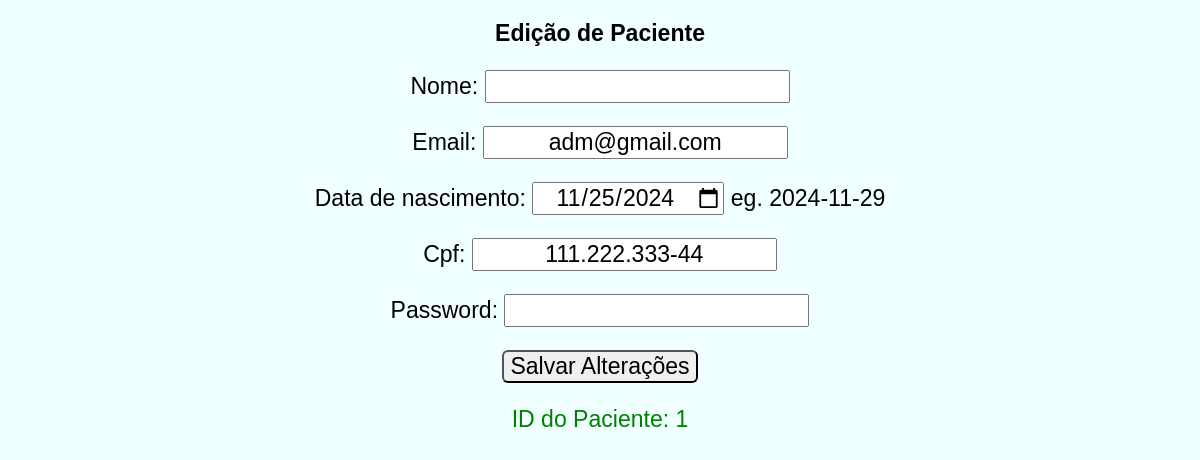
Screenshot of /portal_do_paciente/paciente/1/editar/ (signed in) with the database file from the repository.
### pacientes/models.py (models this page shows, shortened)
class Paciente(AbstractBaseUser, PermissionsMixin):
    id = models.AutoField(primary_key=True)
    nome = models.CharField(
        max_length=100,
        validators=[
            RegexValidator(
                regex='^[a-zA-Z\s]+$',
                message='O nome deve conter apenas letras e espaços.',
                code='invalid_name'
            )
        ]
    )
    email = models.EmailField(
        max_length=100,
        unique=True,
        blank=False,
        null=False
    )  # Email é obrigatório e validado
    data_de_nascimento = models.DateField(
        default=timezone.now,
        help_text=f'eg. {str(timezone.now().date())}'
    )
    cpf = models.CharField(
        max_length=14,
        unique=True,
        null=False,
        blank=False,
        validators=[
            MinLengthValidator(
                14,
                message='O CPF deve ter 14 dígitos .'
            )
        ]
    )
    password = models.CharField(
        max_length=25,
        unique=True,
        null=False,
        blank=False,
        validators=[
            MinLengthValidator(
                8,
                message='A senha deve ter pelo menos 8 dígitos.'
            )
        ]
    )
    is_staff = models.BooleanField(default=False)
    is_superuser = models.BooleanField(default=False)
    is_active = models.BooleanField(default=True)
    USERNAME_FIELD = 'cpf'  # Define o CPF como o campo de identificação principal
    REQUIRED_FIELDS = ['email', 'password']  # Email agora é opcional
    objects = PacienteManager()
    groups = models.ManyToManyField(
        'auth.Group',
        related_name='paciente_set',  # Nome exclusivo para o relacionamento do Paciente
        blank=True
    )
    user_permissions = models.ManyToManyField(
        'auth.Permission',
        related_name='paciente_permissions_set',  # Nome exclusivo para o relacionamento do Paciente
        blank=True
    )

### portal_do_paciente/views.py (the view)
# urls.py: path('paciente/<int:id>/editar/', views.editar_paciente, name='editar_paciente'),
@login_required
def editar_paciente(request, id):
    paciente = get_object_or_404(Paciente, id=id) # Usa get_object_or_404 para lidar com Paciente inexistente
    if request.method == 'POST':
        form = PacienteForm(request.POST, instance=paciente)
        if form.is_valid():
            paciente = form.save(commit=False)  # Cria o objeto Paciente, mas não salva ainda
            paciente.set_password(form.cleaned_data['password'])
            paciente.data_de_nascimento = form.cleaned_data['data_de_nascimento']
            paciente.is_staff = False
            paciente.is_superuser = False
            paciente.is_active = True
            paciente.save()
            return redirect('portal_do_paciente',id=id) # Redireciona para o portal do paciente
        else:
            contexto = {'form': form, 'paciente': paciente, 'erro': 'Formulário inválido. Verifique os campos.'}
            return render(request, 'editar_paciente.html', contexto) # Renderiza a mesma página com os erros
    else:
        form = PacienteForm(instance=paciente)
    context = {'form': form, 'paciente': paciente}
    return render(request, 'editar_paciente.html', context)

### pacientes/forms.py
class PacienteForm(forms.ModelForm):
    class Meta:
        model = Paciente
        fields = ['nome', 'email', 'data_de_nascimento', 'cpf', 'password']
        widgets = {
            'password': forms.PasswordInput(),
            'data_de_nascimento': forms.DateInput(
                format="%Y-%m-%d",
                attrs={'type': 'date'}
            ),
            'nome': forms.TextInput(attrs={'class': 'form-control'}),
            'email': forms.EmailInput(attrs={'class': 'form-control'}),
            'cpf': forms.TextInput(attrs={'class': 'form-control'}),
        }
        data_de_nascimento = forms.DateField(
        widget=forms.DateInput(
            format="%Y-%m-%d",
            attrs={'type': 'date'}
        ),
        input_formats=["%Y-%m-%d"],
        validators=[validate_future_date],
    )

### portal_do_paciente/templates/editar_paciente.html (shortened to what this page needs)
{% load static %}
<link rel="stylesheet" href="{% static 'css/style_editar.css' %}">
<h1>Edição de Paciente</h1>
<form method="post">
    {{ form.as_p }}
    <button type="submit">Salvar Alterações</button>
</form>
<p>ID do Paciente: {{ paciente.id }}</p>

### static/css/style_editar.css (style rules this page uses)
* { text-align: center; color:black; font-size: 1.2rem; font-family: sans-serif; }
h1 { margin: 20px; }
button { border-radius: 6px; }
p { color:green }

### rows the page displays
Paciente: email "adm@gmail.com", data_de_nascimento "11/25/2024", cpf "111.222.333-44", id "1"
